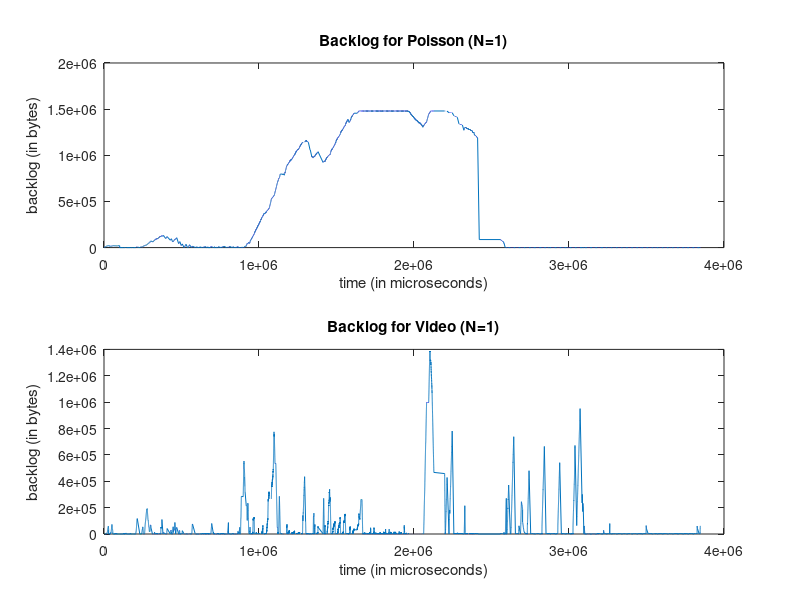
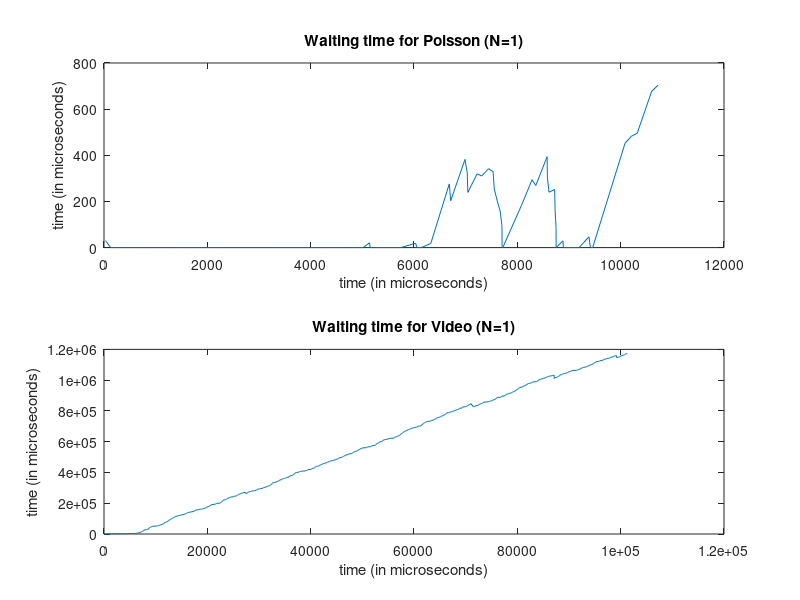
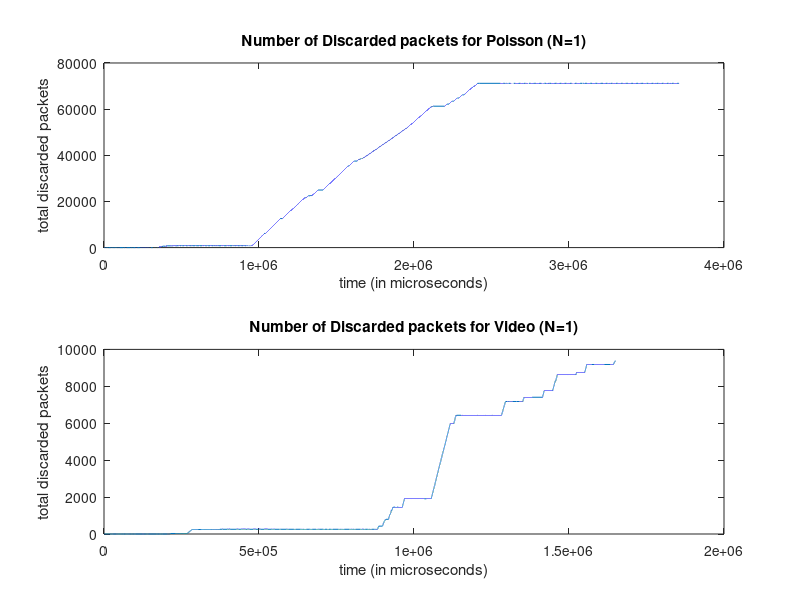

MATLAB code for these plots, in order:
clc;clear all;

%%%%%%%%%%%%%%%%%%%%%%%%%%%%%%%%%%%%%%%%%%%%%%%%%%%%%%%%%%%%%%%%%%%

%Reading data from a file

%Note that time is in micro seconds and packetsize is in Bytes

%%%%%%%%%%%%%%%%%%%%%%%%%%%%%%%%%%%%%%%%%%%%%%%%%%%%%%%%%%%%%%%%%%%

close all;

clearvars;

size = 10000;



%1..........backlog

[arrival_time, packetsize_p, back_log1, back_log2, priority] = textread('scheduler.txt', '%f %f %f %f %f');

time_array = zeros(1,size);

time_array = cumsum(arrival_time);

figure(1);

subplot(2,1,1);

plot(time_array, back_log1);

title('Backlog for Poisson (N=1)');

xlabel('time (in microseconds)');

ylabel('backlog (in bytes)');

subplot(2,1,2);

plot(time_array, back_log2);

title('Backlog for Video (N=1)');

xlabel('time (in microseconds)');

ylabel('backlog (in bytes)');



%1..........waiting time

%sink1 is priority 1 traffic, poisson traffic

[packet_no_p1, packetsize_p_sink1, arrival_time_sink1] = textread('output_poisson.txt', '%f %f %f');

[arrival_time1, packetsize_p1, back_log11, back_log21, priority2] = textread('scheduler.txt', '%f %f %f %f %f');



%get culmulative time array of sink

time_array_sink = zeros(1,size);

time_array_sink = cumsum(arrival_time_sink1);

time_array_sch = zeros(1,size);

time_array_sch = cumsum(arrival_time1);



size = 100;

waiting_time1 = zeros(1,size);

i=1;

while i<=size

    j=i;

    while (((back_log11(i) + packetsize_p1(i)) > 102400) && j< size )

        j = j+1

    end

    waiting_time1(i) = time_array_sink(i) - time_array_sch(j); %microseconds!!!

    if waiting_time1(i) < 0

        waiting_time1(i) = 0;

    end

    i = i+1;

end

figure(2);

time_array_to_plot = zeros(1,size);

i=1;

while i<=size

    time_array_to_plot(i) = time_array_sink(i);

    i=i+1;

end

subplot(2,1,1);

plot(time_array_to_plot,waiting_time1);

title('Waiting time for Poisson (N=1)');

xlabel('time (in microseconds)');

ylabel('time (in microseconds)');

size=5000;


%sink2 is priority 2 traffic, video traffic

[packet_no_p1, packetsize_p_sink1, arrival_time_sink2] = textread('output_movie.txt', '%f %f %f');

[arrival_time2, packetsize_p12, back_log111, back_log21, priority2] = textread('scheduler.txt', '%f %f %f %f %f');



%get culmulative time array of sink

time_array_sink2 = zeros(1,size);

time_array_sink2 = cumsum(arrival_time_sink2);

time_array_sch2 = zeros(1,size);

time_array_sch2 = cumsum(arrival_time2);



size = 1000;

waiting_time2 = zeros(1,size);

i=1;

while i<=size

    j=i;

    while (((back_log21(i) + packetsize_p12(i)) > 102400) && j< size )

        j = j+1;

    end

    waiting_time2(i) = time_array_sink2(i) - time_array_sch2(j); %microseconds!!!

    if waiting_time2(i) < 0

        waiting_time2(i) = 0;

    end

    i = i+1;

end



time_array_to_plot2 = zeros(1,size);

i=1;

while i<=size

    time_array_to_plot2(i) = time_array_sink(i);

    i=i+1;

end

subplot(2,1,2);

plot(time_array_to_plot2,waiting_time2);

title('Waiting time for Video (N=1)');

xlabel('time (in microseconds)');

ylabel('time (in microseconds)');







%number of discarded packets

%poisson's information is packetsize_p1, back_log11, interr time in

%arrival_time

size=125000;

num_of_discard1 = zeros(1,size);

time_for_plotting = zeros(1,size);

i=1;

while i<=size

    if ((back_log11(i) + packetsize_p1(i)) > 102400)

        num_of_discard1(i) = 1;

    end

    time_for_plotting(i) = arrival_time1(i);

    i = i +1;

end



figure(3);

subplot(2,1,1);

plot (cumsum(time_for_plotting),cumsum(num_of_discard1));

title('Number of Discarded packets for Poisson (N=1)');

ylabel('total discarded packets');

xlabel('time (in microseconds)');



%number of discarded packets

%videos's information is packetsize_p11, back_log21, arrival_time2

%[arrival_time2, packetsize_p12, back_log111, back_log21, priority2]

size=50000;

num_of_discard2 = zeros(1,size);

time_for_plotting2 = zeros(1,size);

i=1;

while i<=size

    if ((back_log21(i) + packetsize_p12(i)) > 102400)

        num_of_discard2(i) = 1;

    end

    time_for_plotting2(i) = arrival_time2(i);

    i = i +1;

end





subplot(2,1,2);

plot (cumsum(time_for_plotting2),cumsum(num_of_discard2));

title('Number of Discarded packets for Video (N=1)');

ylabel('total discarded packets');

xlabel('time (in microseconds)');
